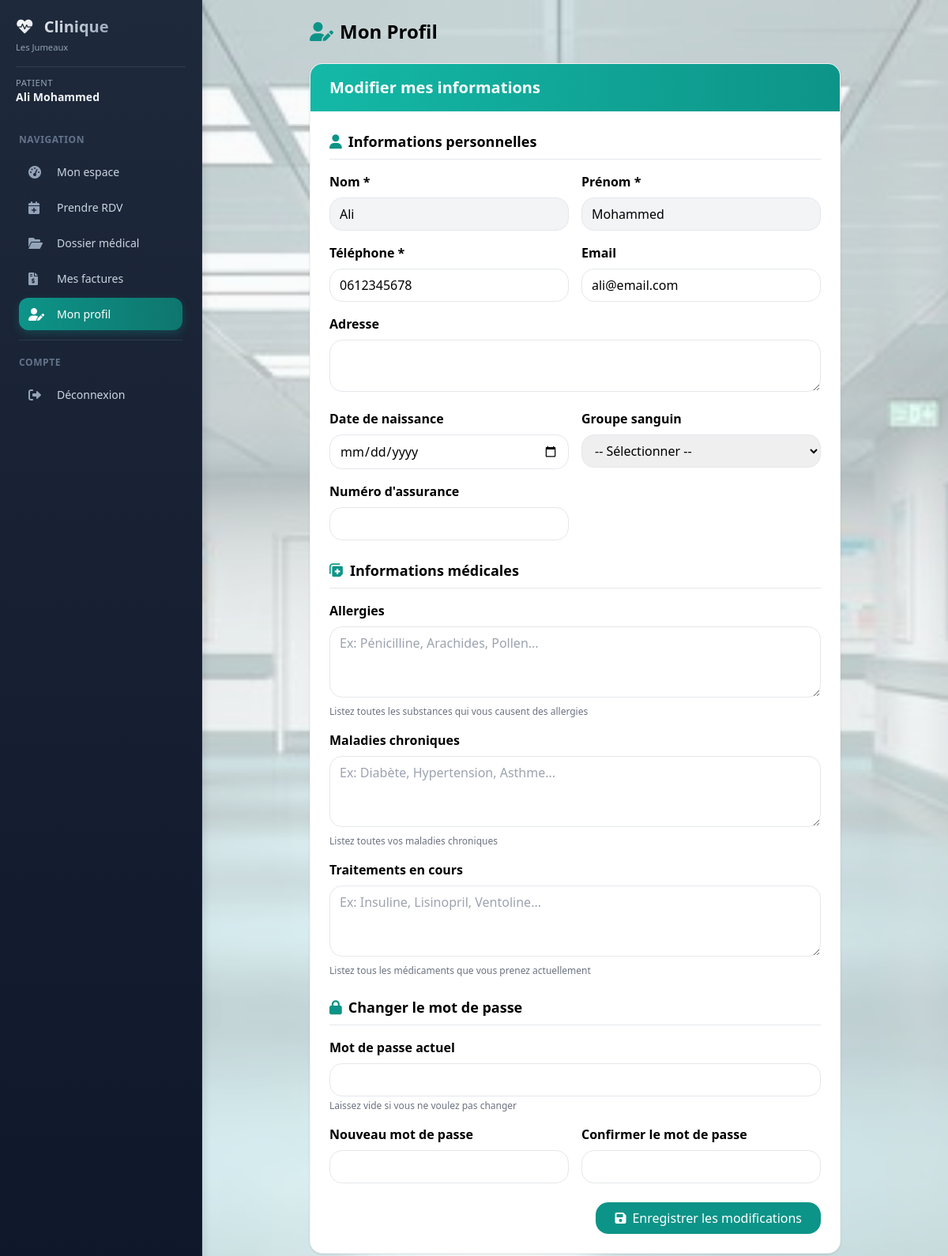
Page /patient/profil (signed in) on the committed database.
### models/database.py (models this page shows, shortened)
class Utilisateur(UserMixin, db.Model):
    __tablename__ = 'utilisateurs'
    id = db.Column(db.Integer, primary_key=True)
    email = db.Column(db.String(120), unique=True, nullable=False)
    password = db.Column(db.String(200), nullable=False)
    role = db.Column(db.String(20), default='patient')
    nom = db.Column(db.String(100))
    prenom = db.Column(db.String(100))
    telephone = db.Column(db.String(20))
    medecin_id = db.Column(db.Integer, db.ForeignKey('medecins.id'))
    specialite = db.Column(db.String(100))
    adresse = db.Column(db.Text)
    created_at = db.Column(db.DateTime, default=datetime.utcnow)
    medecin = db.relationship('Medecin', backref='utilisateur', foreign_keys=[medecin_id])

class Patient(db.Model):
    __tablename__ = 'patients'
    id = db.Column(db.Integer, primary_key=True)
    nom = db.Column(db.String(100), nullable=False)
    prenom = db.Column(db.String(100), nullable=False)
    email = db.Column(db.String(120))
    telephone = db.Column(db.String(20), nullable=False)
    date_naissance = db.Column(db.Date)
    adresse = db.Column(db.Text)
    num_assurance = db.Column(db.String(50))
    user_id = db.Column(db.Integer, db.ForeignKey('utilisateurs.id'))
    date_creation = db.Column(db.DateTime, default=datetime.utcnow)
    allergies = db.Column(db.Text)
    chronic_diseases = db.Column(db.Text)
    current_medications = db.Column(db.Text)
    user = db.relationship('Utilisateur', backref='patient', foreign_keys=[user_id])
    rendezvous = db.relationship('RendezVous', back_populates='patient', lazy='dynamic')
    consultations = db.relationship('Consultation', back_populates='patient', lazy='dynamic')
    ordonnances = db.relationship('Ordonnance', back_populates='patient', lazy='dynamic')
    factures = db.relationship('Facture', back_populates='patient', lazy='dynamic')

### models/patient.py (the view, shortened to what this page needs)
@patient_bp.route('/profil', methods=['GET', 'POST'])
@patient_required
def profil():
    patient = get_current_patient()
    if not patient:
        return render_template('error.html', message="Profil patient non trouvé")
    user = Utilisateur.query.get(session['user_id'])
    return render_template('patient/profil.html', patient=patient)

### models/patient.py (called while the page is built)
def patient_required(f):
    @wraps(f)
    def decorated_function(*args, **kwargs):
        if 'user_id' not in session:
            return redirect(url_for('auth.login'))
        if session.get('role') != 'patient':
            return render_template('error.html', message="Accès non autorisé"), 403
        return f(*args, **kwargs)
    return decorated_function

def get_current_patient():
    user = Utilisateur.query.get(session['user_id'])
    return Patient.query.filter_by(user_id=user.id).first() if user else None

### templates/patient/profil.html (shortened to what this page needs)
{% extends "base_dashboard.html" %}
{% block content %}
<div class="max-w-2xl mx-auto">
    <h1 class="text-2xl font-bold mb-6"><i class="fas fa-user-edit text-primary mr-2"></i>Mon Profil</h1>
    <div class="bg-white rounded-lg shadow overflow-hidden">
        <div class="px-6 py-4 bg-gradient-to-r from-primary-light to-primary text-white">
                <h2 class="text-xl font-semibold">Modifier mes informations</h2>
        </div>
        <div class="p-6">
            <form method="POST" action="/patient/profil">
                <div class="mb-6">
                    <h3 class="text-lg font-semibold mb-4 border-b pb-2"><i class="fas fa-user text-primary mr-2"></i>Informations personnelles</h3>
                    <div class="grid grid-cols-1 md:grid-cols-2 gap-4">
                        <div>
                            <label class="block font-semibold mb-2">Nom *</label>
                            <input type="text" name="nom" value="{{ patient.nom }}" required
                                   class="w-full px-3 py-2 border rounded-lg bg-gray-100">
                        </div>
                        <div>
                            <label class="block font-semibold mb-2">Prénom *</label>
                            <input type="text" name="prenom" value="{{ patient.prenom }}" required
                                   class="w-full px-3 py-2 border rounded-lg bg-gray-100">
                        </div>
                        <div>
                            <label class="block font-semibold mb-2">Téléphone *</label>
                            <input type="tel" name="telephone" value="{{ patient.telephone }}" required
                                   class="w-full px-3 py-2 border rounded-lg focus:outline-none focus:border-primary">
                        </div>
                        <div>
                            <label class="block font-semibold mb-2">Email</label>
                            <input type="email" name="email" value="{{ patient.email or '' }}"
                                   class="w-full px-3 py-2 border rounded-lg focus:outline-none focus:border-primary">
                        </div>
                        <div class="md:col-span-2">
                            <label class="block font-semibold mb-2">Adresse</label>
                            <textarea name="adresse" rows="2" class="w-full px-3 py-2 border rounded-lg focus:outline-none focus:border-primary">{{ patient.adresse or '' }}</textarea>
                        </div>
                        <div>
                            <label class="block font-semibold mb-2">Date de naissance</label>
                            <input type="date" name="date_naissance" value="{{ patient.date_naissance.strftime('%Y-%m-%d') if patient.date_naissance else '' }}"
                                   class="w-full px-3 py-2 border rounded-lg focus:outline-none focus:border-primary">
                        </div>
                        <div>
                            <label class="block font-semibold mb-2">Groupe sanguin</label>
                            <select name="groupe_sanguin" class="w-full px-3 py-2 border rounded-lg">
                                <option value="">-- Sélectionner --</option>
                            </select>
                        </div>
                        <div>
                            <label class="block font-semibold mb-2">Numéro d'assurance</label>
                            <input type="text" name="num_assurance" value="{{ patient.num_assurance or '' }}"
                                   class="w-full px-3 py-2 border rounded-lg focus:outline-none focus:border-primary">
                        </div>
                    </div>
                </div>
                <div class="mb-6">
                    <h3 class="text-lg font-semibold mb-4 border-b pb-2"><i class="fas fa-notes-medical text-primary mr-2"></i>Informations médicales</h3>
                    <div class="space-y-4">
                        <div>
                            <label class="block font-semibold mb-2">Allergies</label>
                            <textarea name="allergies" rows="3" class="w-full px-3 py-2 border rounded-lg focus:outline-none focus:border-primary"
                                      placeholder="Ex: Pénicilline, Arachides, Pollen...">{{ patient.allergies or '' }}</textarea>
                            <p class="text-xs text-gray-500 mt-1">Listez toutes les substances qui vous causent des allergies</p>
                        </div>
                        <div>
                            <label class="block font-semibold mb-2">Maladies chroniques</label>
                            <textarea name="chronic_diseases" rows="3" class="w-full px-3 py-2 border rounded-lg focus:outline-none focus:border-primary"
                                      placeholder="Ex: Diabète, Hypertension, Asthme...">{{ patient.chronic_diseases or '' }}</textarea>
                            <p class="text-xs text-gray-500 mt-1">Listez toutes vos maladies chroniques</p>
                        </div>
                        <div>
                            <label class="block font-semibold mb-2">Traitements en cours</label>
                            <textarea name="current_medications" rows="3" class="w-full px-3 py-2 border rounded-lg focus:outline-none focus:border-primary"
                                      placeholder="Ex: Insuline, Lisinopril, Ventoline...">{{ patient.current_medications or '' }}</textarea>
                            <p class="text-xs text-gray-500 mt-1">Listez tous les médicaments que vous prenez actuellement</p>
                        </div>
                    </div>
                </div>
                <div class="mb-6">
                    <h3 class="text-lg font-semibold mb-4 border-b pb-2"><i class="fas fa-lock text-primary mr-2"></i>Changer le mot de passe</h3>
                    <div class="space-y-4">
                        <div>
                            <label class="block font-semibold mb-2">Mot de passe actuel</label>
                            <input type="password" name="current_password" class="w-full px-3 py-2 border rounded-lg">
                            <p class="text-xs text-gray-500 mt-1">Laissez vide si vous ne voulez pas changer</p>
                        </div>
                        <div class="grid grid-cols-1 md:grid-cols-2 gap-4">
                            <div>
                                <label class="block font-semibold mb-2">Nouveau mot de passe</label>
                                <input type="password" name="new_password" class="w-full px-3 py-2 border rounded-lg">
                            </div>
                            <div>
                                <label class="block font-semibold mb-2">Confirmer le mot de passe</label>
                                <input type="password" name="confirm_password" class="w-full px-3 py-2 border rounded-lg">
                            </div>
                        </div>
                    </div>
                </div>
                <div class="flex justify-end">
                    <button type="submit" class="bg-primary text-white px-6 py-2 rounded-lg hover:bg-primary-dark transition">
                        <i class="fas fa-save mr-2"></i>Enregistrer les modifications
                    </button>
                </div>
            </form>
        </div>
    </div>
</div>
{% endblock %}

### templates/base_dashboard.html (shortened to what this page needs)
<!DOCTYPE html>
<html lang="fr">
<head>
    <script src="https://cdn.tailwindcss.com"></script>
    <link href="https://cdnjs.cloudflare.com/ajax/libs/font-awesome/6.0.0/css/all.min.css" rel="stylesheet">
    <link rel="stylesheet" href="{{ url_for('static', filename='style.css') }}">
</head>
<body class="bg-gray-50 font-sans antialiased">
<div class="flex min-h-screen">
    <aside class="sidebar fixed md:relative z-40 w-64 flex-shrink-0 h-full md:h-auto overflow-y-auto">
        <div class="p-5">
            <div class="flex items-center justify-between sidebar-header">
                <div>
                    <h2 class="text-xl font-bold">
                        <i class="fas fa-heartbeat text-primary mr-2"></i>
                        Clinique
                    </h2>
                    <p class="text-xs mt-1">Les Jumeaux</p>
                </div>
            </div>
            <div class="sidebar-user mt-4 pt-3">
                <p class="text-sm">
                    <span class="block text-xs role">{{ session.role|capitalize }}</span>
                    <span class="font-semibold name">{{ session.nom }} {{ session.prenom }}</span>
                </p>
            </div>
        </div>
        <nav class="px-3 pb-4">
            <div class="sidebar-section text-xs uppercase tracking-wider px-3 py-2 mt-2">Navigation</div>
            {% if session.role == 'admin' %}
            <a href="{{ url_for('admin.dashboard') }}" class="sidebar-link {% if request.endpoint == 'admin.dashboard' %}active{% endif %}">
                <i class="fas fa-tachometer-alt w-5"></i><span>Dashboard</span>
            </a>
            <a href="{{ url_for('admin.gestion_utilisateurs') }}" class="sidebar-link {% if request.endpoint == 'admin.gestion_utilisateurs' %}active{% endif %}">
                <i class="fas fa-users-cog w-5"></i><span>Gestion utilisateurs</span>
            </a>
            <a href="{{ url_for('admin.statistiques') }}" class="sidebar-link flex items-center px-3 py-2 rounded-lg mb-1 transition">
                <i class="fas fa-chart-line w-5"></i><span class="ml-3">Statistiques</span>
            </a>
            {% elif session.role == 'patient' %}
            <a href="{{ url_for('patient.dashboard') }}" class="sidebar-link {% if request.endpoint == 'patient.dashboard' %}active{% endif %}">
                <i class="fas fa-tachometer-alt w-5"></i><span>Mon espace</span>
            </a>
            <a href="{{ url_for('patient.rendezvous_page') }}" class="sidebar-link {% if request.endpoint == 'patient.rendezvous_page' %}active{% endif %}">
                <i class="fas fa-calendar-plus w-5"></i><span>Prendre RDV</span>
            </a>
            <a href="{{ url_for('patient.dossier') }}" class="sidebar-link {% if request.endpoint == 'patient.dossier' %}active{% endif %}">
                <i class="fas fa-folder-open w-5"></i><span>Dossier médical</span>
            </a>
            <a href="{{ url_for('patient.factures') }}" class="sidebar-link {% if request.endpoint == 'patient.factures' %}active{% endif %}">
                <i class="fas fa-file-invoice-dollar w-5"></i><span>Mes factures</span>
            </a>
            <a href="{{ url_for('patient.profil') }}" class="sidebar-link {% if request.endpoint == 'patient.profil' %}active{% endif %}">
                <i class="fas fa-user-edit w-5"></i><span>Mon profil</span>
            </a>
            {% endif %}
            <div class="sidebar-border"></div>
            <div class="sidebar-section text-xs uppercase tracking-wider px-3 py-2">Compte</div>
            <a href="{{ url_for('auth.logout') }}" class="sidebar-link logout">
                <i class="fas fa-sign-out-alt w-5"></i><span>Déconnexion</span>
            </a>
        </nav>
    </aside>
    <div class="flex-1 flex flex-col">
        <main class="flex-1 p-4 md:p-6">
            {% block content %}{% endblock %}
        </main>
    </div>
</div>
</body>
</html>

### static/style.css (style rules this page uses)
body { background-image: url('/static/images/hopital-corridor.jpg'); background-size: cover; background-position: center; background-attachment: fixed; }
.sidebar { transition: transform 0.3s ease-in-out; background: linear-gradient(180deg, #1e293b 0%, #0f172a 100%); border-right: 1px solid rgba(255, 255, 255, 0.05); box-shadow: 2px 0 10px rgba(0, 0, 0, 0.1); }
@media (min-width: 768px) { .sidebar { transform: translateX(0) !important; } }
.sidebar-header h2 { background: linear-gradient(135deg, #fff 0%, #94a3b8 100%); -webkit-background-clip: text; -webkit-text-fill-color: transparent; background-clip: text; font-weight: 700; }
.sidebar-header p { color: #94a3b8; font-size: 0.7rem; }
.sidebar-user { border-top: 1px solid rgba(255, 255, 255, 0.1); margin-top: 0.75rem; padding-top: 0.75rem; }
.sidebar-user .role { color: #94a3b8; font-size: 0.7rem; text-transform: uppercase; letter-spacing: 0.5px; }
.sidebar-user .name { color: #f1f5f9; font-weight: 600; font-size: 0.875rem; }
.sidebar-section { color: #64748b; font-size: 0.65rem; font-weight: 600; text-transform: uppercase; letter-spacing: 1px; padding: 0.75rem 1rem 0.5rem; }
.sidebar-link { display: flex; align-items: center; gap: 12px; padding: 10px 12px; margin: 4px 12px; border-radius: 12px; color: #cbd5e1; text-decoration: none; transition: all 0.2s ease; font-size: 0.875rem; font-weight: 500; }
.sidebar-link i { width: 24px; font-size: 1rem; color: #94a3b8; transition: all 0.2s ease; }
.sidebar-link.active { background: linear-gradient(90deg, #0D9488 0%, #0F766E 100%); color: #ffffff; box-shadow: 0 4px 12px rgba(13, 148, 136, 0.3); }
.sidebar-link.active i { color: #ffffff; }
.sidebar-link.logout { color: #cbd5e1; }
.sidebar-link.logout i { color: #94a3b8; }
.sidebar-border { border-top: 1px solid rgba(255, 255, 255, 0.1); margin: 12px; }
.card, .bg-white.rounded-lg.shadow { transition: all 0.3s ease; border: 1px solid rgba(0,0,0,0.05); }
.rounded-lg { border-radius: 1rem !important; }
.btn-primary, button[type="submit"] { transition: all 0.2s ease; position: relative; overflow: hidden; }

### rows in the picture
Utilisateur: role "PATIENT"
Patient: nom "Ali", prenom "Mohammed", telephone "0612345678", email "ali@email.com"

### other values in the picture
{{ session.nom }} "Ali"
{{ session.prenom }} "Mohammed"
